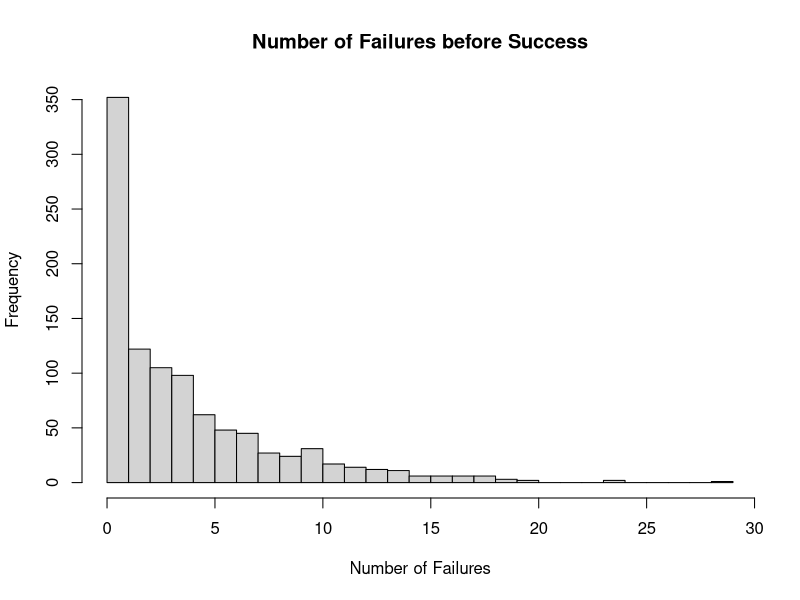

Generate this figure with R:
## ---- chunk 1
knitr::opts_chunk$set(echo = TRUE)
library(ggplot2)
## ---- chunk 2
#1
p <- 0.2

#2
k <- 1000
x <- rgeom(k, prob=p)

#3
mean_x <- mean(x)
var_x <- var(x)
sd_x <- sd(x)

#4
cat("The minimum number of trials to get a successful event is:", min(x)+1,"\n\n")
cat("The mean (in 2 decimal places) is: ",sprintf(mean_x, fmt='%#.2f'),"\n\n")
cat("The variance (in 2 decimal places) is: ",sprintf(var_x, fmt='%#.2f'),"\n\n")
cat("The Standard Deviation (in 2 decimal places) is: ",sprintf(sd_x, fmt='%#.2f'),"\n\n")

## ---- chunk 3

hist(x, main = "Number of Failures before Success", xlab="Number of Failures", breaks = 25)
## ---- chunk 4
#setting variables
Popsize1 <- 40
pop_ex_failures1 <- 40*0.1
sample_size <- 10
#since more than 10%, we add 1
samp_ex_failures <- as.integer(sample_size*0.1)+1

#calculating probability
prob1 <- (choose(pop_ex_failures1, samp_ex_failures))*(choose(Popsize1 - pop_ex_failures1, sample_size - samp_ex_failures))/choose(Popsize1,sample_size)

cat("The probability that more than 10% of a sample of 10 picked out from 40 is a failure is: ",prob1*100,"%",sep = "")

## ---- chunk 5
#setting variables
popsize2 <- 5000
pop_ex_failures2 <- popsize2*0.1

#calculating probability
prob2 <- (choose(pop_ex_failures2, samp_ex_failures))*(choose(popsize2 - pop_ex_failures2, sample_size - samp_ex_failures))/choose(popsize2,sample_size)

cat("The probability that more than 10% of a sample of 10 picked out from 5000 is a failure is: ",prob2*100,"%",sep = "")
